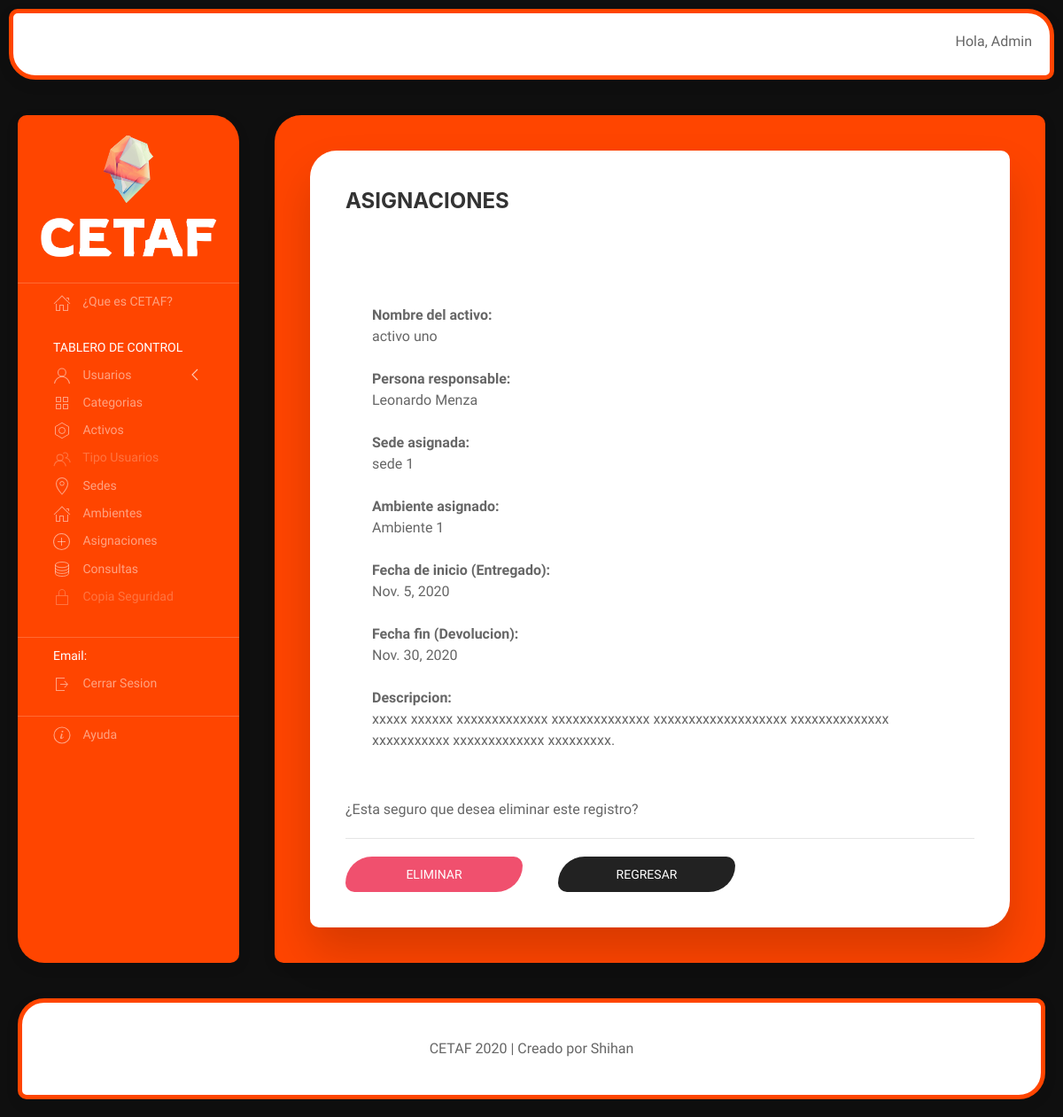
Before: /asignaciones/1/borrar (signed in) with the older database file.
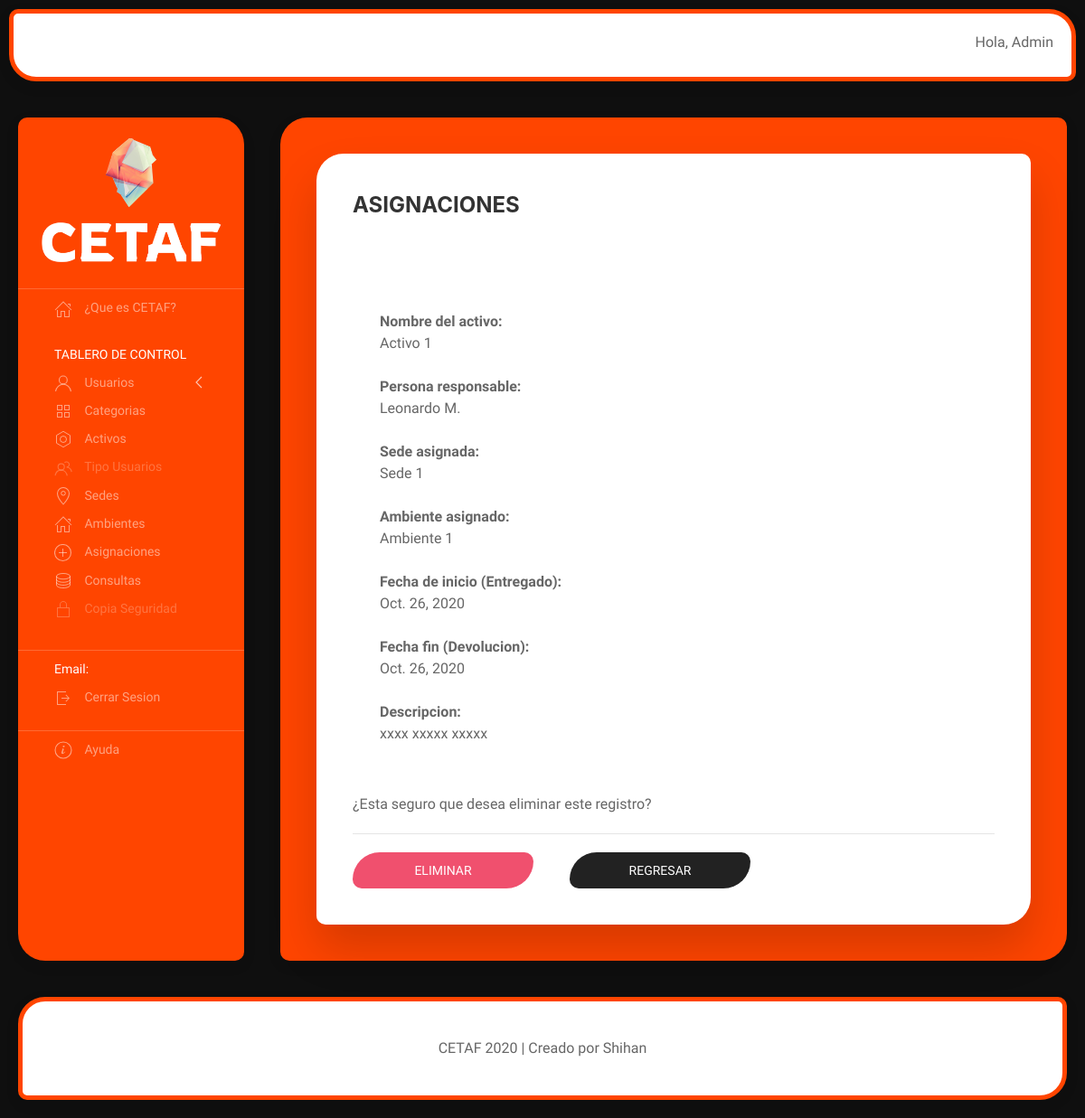
After: the same page with the newer database file.
### cetaf/models.py (models this page shows, shortened)
class Asignacion(models.Model):
    nombre_activo = models.OneToOneField(Activo, on_delete=models.CASCADE)
    persona_responsable = models.CharField(max_length=50)
    sede_asignada = models.ForeignKey(Sede, on_delete=models.CASCADE)
    ambiente_asignado = models.ForeignKey(Ambiente, on_delete=models.CASCADE)
    fecha_inicio = models.DateField()
    fecha_fin = models.DateField()
    descripcion = models.TextField()

class Activo(models.Model):
    nombre = models.CharField(max_length=50)
    categoria = models.ForeignKey(Categoria, on_delete=models.CASCADE)
    num_serie = models.CharField(max_length=50)
    fecha_compra = models.DateField()
    cobertura_seguro = models.CharField(max_length=200)
    valor_compra = models.IntegerField(default=0)
    garantia = models.CharField(max_length=200)
    fecha_puesto_servicio = models.DateField()
    descripcion = models.TextField()
    vida_util = models.CharField(max_length=200)
    valor_residual = models.IntegerField(default=0)
    def __str__(self):
        return self.nombre

class Sede(models.Model):
    nombre = models.CharField(max_length=50)
    ciudad = models.CharField(max_length=50)
    def __str__(self):
        return self.nombre

class Ambiente(models.Model):
    nombre = models.CharField(max_length=50)
    descripcion = models.TextField()
    def __str__(self):
        return self.nombre

### cetaf/views.py (the view)
# urls.py: path('asignaciones/<int:_id>/borrar', views.borrar_asignacion, name='borrar_asignacion'),
@permission_required('cetaf.delete_asignacion', raise_exception=True)
def borrar_asignacion(request, _id):
    try:
        data = get_object_or_404(Asignacion, id = _id)
    except Exception:
        raise Http404('El registro no existe')
    if request.method == 'POST':
        data.delete()
        return redirect('/asignaciones')
    else:
        return render(request, 'asignaciones/borrar_asignacion.html', {'asignacion': data})

### cetaf/templates/asignaciones/borrar_asignacion.html (shortened to what this page needs)
{% extends "asignaciones/index.html" %}
{% block contenido_asignacion %}
<form class="uk-form-horizontal uk-margin-large" method="post">
    <div class="uk-modal-body">
        <dl>
            <dt>Nombre del activo:</dt>
            <dd>{{asignacion.nombre_activo}}</dd>
            <br>
            <dt>Persona responsable:</dt>
            <dd>{{asignacion.persona_responsable}}</dd>
            <br>
            <dt>Sede asignada:</dt>
            <dd>{{asignacion.sede_asignada}}</dd>
            <br>
            <dt>Ambiente asignado:</dt>
            <dd>{{asignacion.ambiente_asignado}}</dd>
            <br>
            <dt>Fecha de inicio (Entregado):</dt>
            <dd>{{asignacion.fecha_inicio}}</dd>
            <br>
            <dt>Fecha fin (Devolucion):</dt>
            <dd>{{asignacion.fecha_fin}}</dd>
            <br>
            <dt>Descripcion:</dt>
            <dd>{{asignacion.descripcion}}</dd>
            <br>
        </dl>
    </div>
    <span>¿Esta seguro que desea eliminar este registro?</span>
    <hr>
    <div uk-grid>
        <div>
            <button class="uk-button uk-button-danger" type="submit" style="border-radius: 30px 10px; width: 200px">Eliminar</button>
        </div>
        <div>
            <a class="uk-button uk-button-secondary" href="{% url 'lts_asignacion' %}" style="border-radius: 30px 10px; width: 200px;">Regresar</a>
        </div>
    </div>
</form>
{% endblock contenido_asignacion %}

Changed rows visible on the page:
changed Asignacion "Ambiente 1": nombre_activo "activo uno" → "Activo 1"; persona_responsable "Leonardo Menza" → "Leonardo M."; sede_asignada "sede 1" → "Sede 1"; fecha_inicio "Nov. 5, 2020" → "Oct. 26, 2020"; fecha_fin "Nov. 30, 2020" → "Oct. 26, 2020"; descripcion "xxxxx xxxxxx xxxxxxxxxxxxx xxxxxxxxxxxxxx xxxxxxxxxxxxxxxxxxx xxxxxxxxxxxxxx xxxxxxxxxxx xxxxxxxxxxxxx xxxxxxxxx." → "xxxx xxxxx xxxxx"
